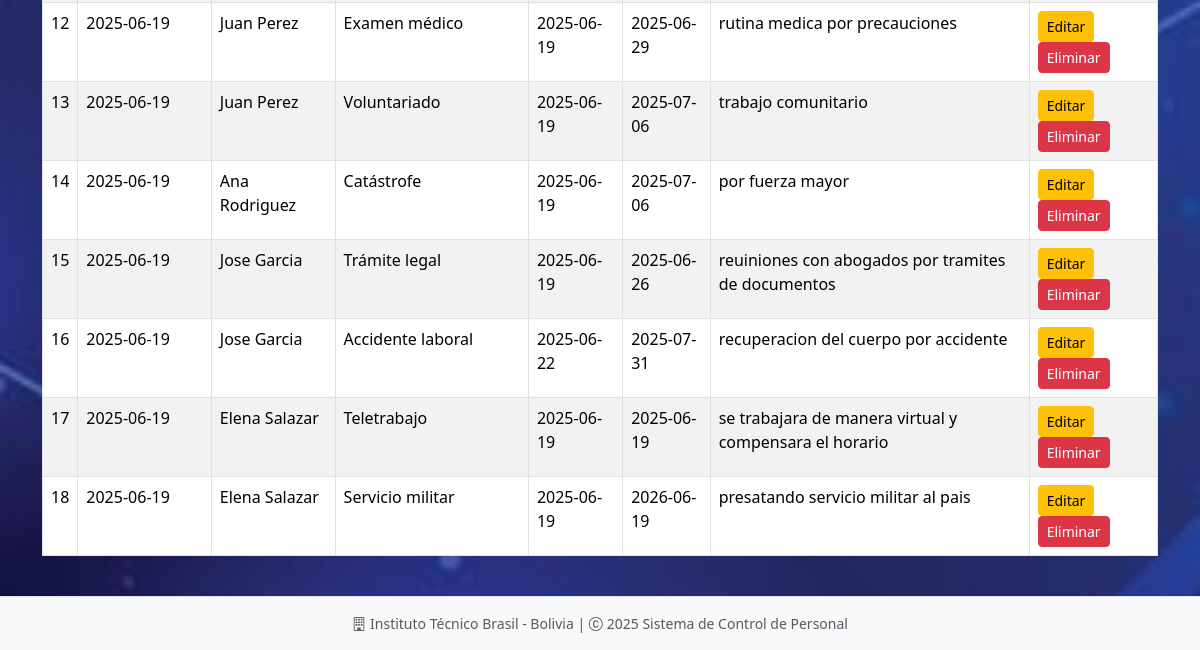
Before: /solicitudes_licencia/ (lower part) with the older database file.
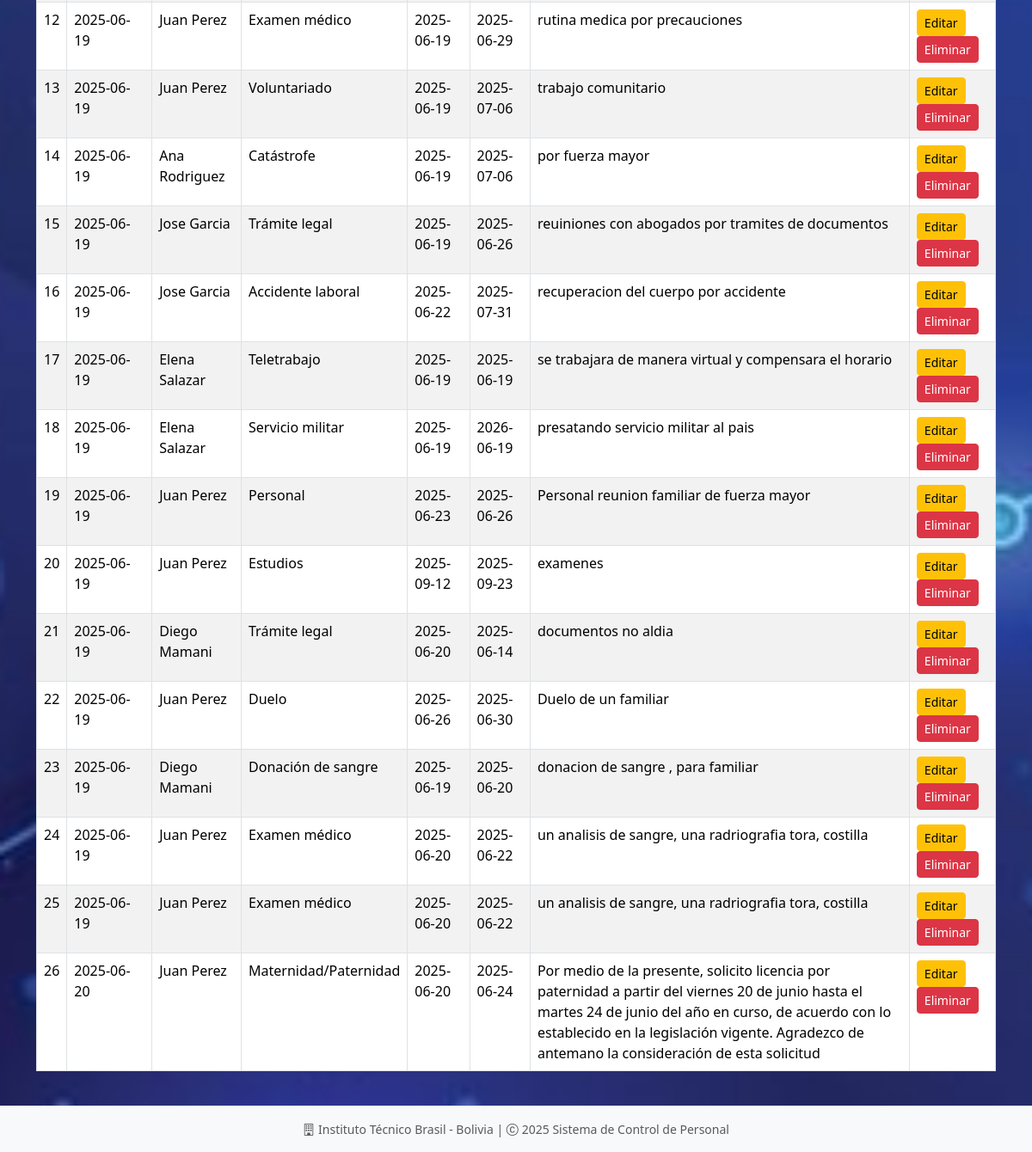
After: the same page with the newer database file.
### models/solicitud_licencia_model.py (models this page shows, shortened)
class SolicitudLicencia(db.Model):
    __tablename__ = "solicitudes_licencia"
    id = db.Column(db.Integer, primary_key=True)
    fecha_solicitud = db.Column(db.Date, default=date.today, nullable=False)
    fecha_inicio = db.Column(db.Date, nullable=False)
    fecha_fin = db.Column(db.Date, nullable=False)
    motivo = db.Column(db.Text, nullable=False)
    empleado_id = db.Column(db.Integer, db.ForeignKey('empleados.id'), nullable=False)
    tipo_licencia_id = db.Column(db.Integer, db.ForeignKey('tipos_licencia.id'), nullable=False)
    empleado = db.relationship('Empleado', back_populates='solicitudes_licencia')
    tipo_licencia = db.relationship('TipoLicencia', back_populates='solicitudes')
    licencia_aprobada = db.relationship('LicenciaAprobada', back_populates='solicitud_licencia', uselist=False)
    @staticmethod
    def get_all():
        return SolicitudLicencia.query.all()

### models/empleado_model.py (models this page shows, shortened)
class Empleado(db.Model):
    __tablename__ = "empleados"
    id = db.Column(db.Integer, primary_key=True)
    nombre = db.Column(db.String(255), nullable=False)
    apellido = db.Column(db.String(255), nullable=False)
    ci = db.Column(db.String(20), nullable=False, unique=True)
    email = db.Column(db.String(255), nullable=False, unique=True)
    telefono = db.Column(db.String(20), nullable=False)
    fecha = db.Column(db.DateTime, nullable=False, default=datetime.utcnow)
    cargo_id = db.Column(db.Integer, db.ForeignKey('cargos.id'), nullable=False)
    cargo = db.relationship('Cargo', back_populates='empleados')
    usuarios = db.relationship('Usuario', back_populates='empleado', uselist=False)
    asistencias = db.relationship('Asistencia', back_populates='empleado', cascade='all, delete-orphan')
    historial_laboral = db.relationship('Historial', back_populates='empleado', cascade='all, delete-orphan')
    licencias_aprobadas = db.relationship('LicenciaAprobada', back_populates='empleado', cascade='all, delete-orphan')
    solicitudes_licencia = db.relationship('SolicitudLicencia', back_populates='empleado', cascade='all, delete-orphan')
    def delete(self):
        db.session.delete(self)
        db.session.commit()

### models/tipo_licencia_model.py (models this page shows, shortened)
class TipoLicencia(db.Model):
    __tablename__ = 'tipos_licencia'
    id = db.Column(db.Integer, primary_key=True)
    nombre = db.Column(db.String(100), nullable=False)
    descripcion = db.Column(db.String(200))
    solicitudes = db.relationship('SolicitudLicencia', back_populates='tipo_licencia', cascade='all, delete-orphan')
    def delete(self):
        db.session.delete(self)
        db.session.commit()

### controllers/solicitud_licencia_controller.py (the view)
@solicitud_licencia_bp.route('/')
def index():
    solicitudes = SolicitudLicencia.get_all()
    return solicitud_licencia_view.list(solicitudes)

### run.py (called while the page is built)
@app.context_processor
def inject_active_path():
    def is_active(path):
        return 'active' if request.path == path else ''
    return(dict(is_active = is_active))

### views/solicitud_licencia_view.py (called while the page is built)
def list(solicitudes):
    return render_template('admin/solicitud_licencias/index.html', solicitudes=solicitudes)

### templates/admin/solicitud_licencias/index.html (shortened to what this page needs)
{% extends 'admin/base.html' %}
{% block content %}
<table class="table table-striped table-bordered table-hover">
    <tbody>
        {% for solicitud in solicitudes %}
        <tr>
            <td>{{ solicitud.id }}</td>
            <td>{{ solicitud.fecha_solicitud.strftime('%Y-%m-%d') if solicitud.fecha_solicitud else '' }}</td>
            <td>{{ solicitud.empleado.nombre}} {{ solicitud.empleado.apellido}}</td>
            <td>{{ solicitud.tipo_licencia.nombre }}</td>
            <td>{{ solicitud.fecha_inicio.strftime('%Y-%m-%d') if solicitud.fecha_inicio else '' }}</td>
            <td>{{ solicitud.fecha_fin.strftime('%Y-%m-%d') if solicitud.fecha_fin else '' }}</td>
            <td>{{ solicitud.motivo }}</td>
            <td>
                <a href="{{ url_for('solicitud_licencia.edit', id=solicitud.id) }}" class="btn btn-warning btn-sm">Editar</a>
                <a href="{{ url_for('solicitud_licencia.delete', id=solicitud.id) }}" class="btn btn-danger btn-sm ml-2" onclick="return confirm('¿Estás seguro de eliminar esta solicitud?');">Eliminar</a>
            </td>
        </tr>
        {% endfor %}
    </tbody>
</table>
{% endblock %}

Changed rows visible on the page:
added SolicitudLicencia: id "19", fecha_solicitud "2025-06-19", empleado.nombre "Juan", empleado.apellido "Perez", tipo_licencia.nombre "Personal", fecha_inicio "2025-06-23", fecha_fin "2025-06-26", motivo "Personal reunion familiar de fuerza mayor"
added SolicitudLicencia: id "20", fecha_solicitud "2025-06-19", empleado.nombre "Juan", empleado.apellido "Perez", tipo_licencia.nombre "Estudios", fecha_inicio "2025-09-12", fecha_fin "2025-09-23", motivo "examenes"
added SolicitudLicencia: id "21", fecha_solicitud "2025-06-19", empleado.nombre "Diego", empleado.apellido "Mamani", tipo_licencia.nombre "Trámite legal", fecha_inicio "2025-06-20", fecha_fin "2025-06-14", motivo "documentos no aldia"
added SolicitudLicencia: id "22", fecha_solicitud "2025-06-19", empleado.nombre "Juan", empleado.apellido "Perez", tipo_licencia.nombre "Duelo", fecha_inicio "2025-06-26", fecha_fin "2025-06-30", motivo "Duelo de un familiar"
added SolicitudLicencia: id "23", fecha_solicitud "2025-06-19", empleado.nombre "Diego", empleado.apellido "Mamani", tipo_licencia.nombre "Donación de sangre", fecha_inicio "2025-06-19", fecha_fin "2025-06-20", motivo "donacion de sangre , para familiar"
added SolicitudLicencia: id "24", fecha_solicitud "2025-06-19", empleado.nombre "Juan", empleado.apellido "Perez", tipo_licencia.nombre "Examen médico", fecha_inicio "2025-06-20", fecha_fin "2025-06-22", motivo "un analisis de sangre, una radriografia tora, costilla"
added SolicitudLicencia: id "25", fecha_solicitud "2025-06-19", empleado.nombre "Juan", empleado.apellido "Perez", tipo_licencia.nombre "Examen médico", fecha_inicio "2025-06-20", fecha_fin "2025-06-22", motivo "un analisis de sangre, una radriografia tora, costilla"
added SolicitudLicencia: id "26", fecha_solicitud "2025-06-20", empleado.nombre "Juan", empleado.apellido "Perez", tipo_licencia.nombre "Maternidad/Paternidad", fecha_inicio "2025-06-20", fecha_fin "2025-06-24", motivo "Por medio de la presente, solicito licencia por paternidad a partir del viernes 20 de junio hasta el martes 24 de junio del año en curso, de acuerdo con lo establecido en la legislación vigente. Agradezco de antemano la consideración de esta solicitud"
